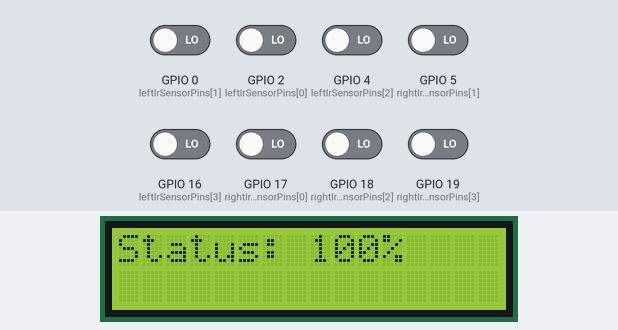
Simulated run of this sketch. Board: ESP32. On the bench: 16×2 character LCD. Inputs (shaded band) come from the test bench; at power-on: GPIO 0 (leftIrSensorPins[1]), GPIO 2 (leftIrSensorPins[0]), GPIO 4 (leftIrSensorPins[2]), GPIO 5 (rightIrSensorPins[1]), GPIO 16 (leftIrSensorPins[3]), GPIO 17 (rightIrSensorPins[0]), GPIO 18 (rightIrSensorPins[2]), GPIO 19 (rightIrSensorPins[3]) LOW. WiFi joins after 1.5 s; servers stay silent unless stated; random numbers use the default seed unless the sketch sets one; no MQTT or app messages arrive unless stated; what the sketch prints to the serial monitor is not drawn.

Above: at 2.8 s.
2.9 s: GPIO 0 (leftIrSensorPins[1]) driven HIGH
At 3.9 s:
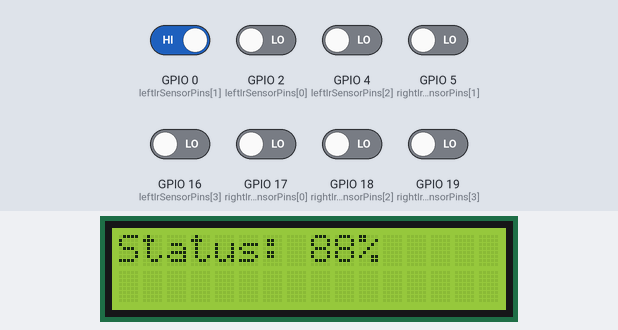
4.7 s: GPIO 2 (leftIrSensorPins[0]) driven HIGH
At 5.4 s:
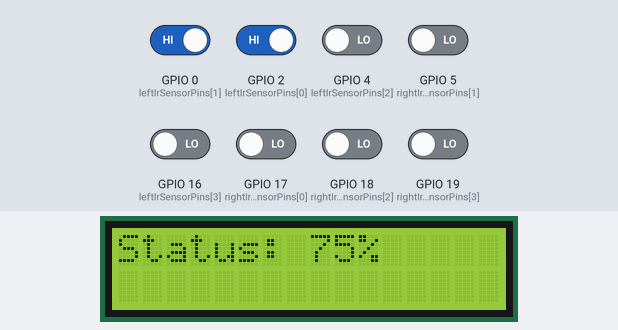
6.2 s: GPIO 4 (leftIrSensorPins[2]) driven HIGH
At 6.9 s:
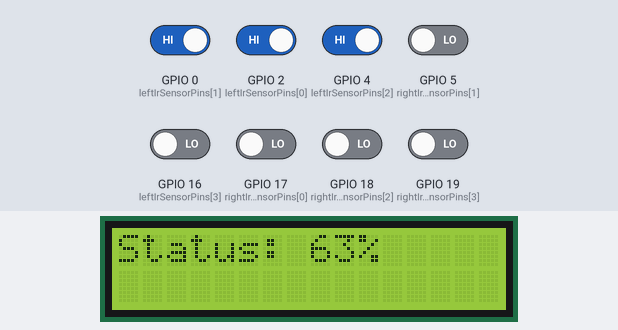
7.8 s: GPIO 5 (rightIrSensorPins[1]) driven HIGH
At 8.4 s:
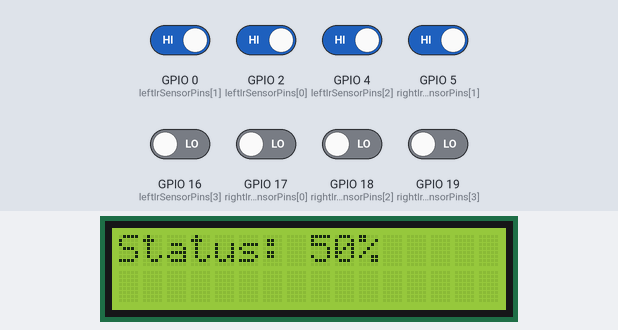
9.3 s: GPIO 16 (leftIrSensorPins[3]) driven HIGH
At 9.9 s:
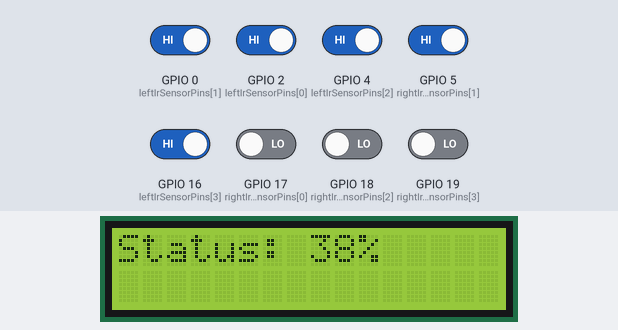
10.9 s: GPIO 17 (rightIrSensorPins[0]) driven HIGH
At 11.4 s:
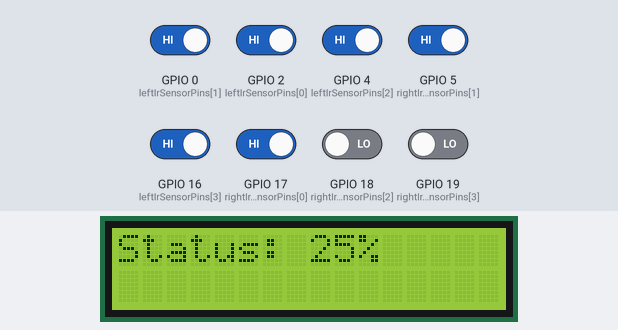
Timing chart, 0 to 13.4 s (numbered marks = the images above; inputs shaded):
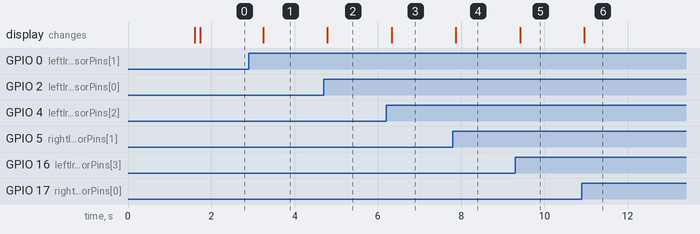

The sketch:

IR_l2c.ino
```cpp
#include <Wire.h>
#include <LiquidCrystal_I2C.h>
#include <TridentTD_LineNotify.h>
#include <WiFi.h>
#include <PubSubClient.h>

#define SSID        "Bin1"
#define PASSWORD    "12345678"
#define LINE_TOKEN  "HrmkzTI4mgOEpVH3eNLK41cEn1v7yZ61f5Fi4oGcqp7"
#define MQTT_SERVER "broker.hivemq.com"
#define MQTT_PORT   1883
const char *topic = "status/test";
unsigned long lastMsg = 0;

// Define the I2C address for the LCD
LiquidCrystal_I2C lcd(0x27, 16, 2);

WiFiClient espClient;
PubSubClient client(espClient);

// Define IR sensor pins for each side
const int leftIrSensorPins[] = {2, 0, 4, 16};   // Pins for the left side sensors
const int rightIrSensorPins[] = {17, 5, 18, 19}; // Pins for the right side sensors

void setup() {
  Serial.begin(9600);

  Serial.println();
  Serial.println(LINE.getVersion());

  WiFi.begin(SSID, PASSWORD);
  LINE.setToken(LINE_TOKEN);

  Serial.printf("WiFi connecting to %s\n", SSID);

  while (WiFi.status() != WL_CONNECTED) {
    Serial.print(".");
    delay(400);
  }
  client.setServer(MQTT_SERVER, MQTT_PORT);
  client.setCallback(callback);

  Serial.printf("\nWiFi connected\nIP : ");
  Serial.println(WiFi.localIP());
  // Initialize LCD
  lcd.begin();
  lcd.setCursor(0, 0);
  lcd.backlight();

  // Initialize IR sensors as inputs
  for (int i = 0; i < 4; i++) {
    pinMode(leftIrSensorPins[i], INPUT);
    pinMode(rightIrSensorPins[i], INPUT);
    digitalWrite(leftIrSensorPins[i], LOW);
    digitalWrite(rightIrSensorPins[i], LOW);
  }
}
void callback(char* topic, byte* payload, unsigned int length) {
  Serial.print("Message arrived [");
  Serial.print(topic);
  Serial.print("] ");
  for (int i = 0; i < length; i++) {
    Serial.print((char)payload[i]);
  }}
void reconnect() {
  while (!client.connected()) {
    Serial.print("Attempting MQTT connection...");
    String clientId = "ESP32Client-";
    clientId += String(random(0xffff), HEX);
    if (client.connect(clientId.c_str())) {
      Serial.println("Connected");
      client.publish("status/test", "Welcome");
      client.subscribe("status/test");
    } else {
      Serial.print("failed, rc=");
      Serial.print(client.state());
      Serial.println(" try again in 1 seconds");
      delay(1000);
    }}
}

void loop() {
  if (!client.connected()) {
    reconnect();
  }
  client.loop();
  // Read values from IR sensors on the left side
  int leftSensorValues[4];
  int leftSum = 0;
  for (int i = 0; i < 4; i++) {
    leftSensorValues[i] = digitalRead(leftIrSensorPins[i]);
    leftSum += leftSensorValues[i];
  }
  int leftAverageValue = (leftSum * 100) / 4; // Calculate average as a percentage

  // Read values from IR sensors on the right side
  int rightSensorValues[4];
  int rightSum = 0;
  for (int i = 0; i < 4; i++) {
    rightSensorValues[i] = digitalRead(rightIrSensorPins[i]);
    rightSum += rightSensorValues[i];
  }
  int rightAverageValue = (rightSum * 100) / 4; // Calculate average as a percentage

  // Calculate overall average
  int overallAverage = (leftAverageValue + rightAverageValue) / 2;

   // Invert the overallAverage value to represent it as 0% when full and 100% when not full
  overallAverage = 100 - overallAverage;

  unsigned long now = millis();
  if (now - lastMsg > 2000) { //perintah publish data
    lastMsg = now;

    String overallaverage = String(overallAverage);
    client.publish("status/test", overallaverage.c_str()); // publish temp topic /ThinkIOT/temp


  }
  // Display overall average on LCD
  lcd.clear();
  lcd.setCursor(0, 0);
  lcd.print("Status: ");
  lcd.print(overallAverage);
  lcd.print("%");


  // Check if overall average is 0%, if yes, send notification
  if (overallAverage == 100) {
    // Send notification to LINE Notify
    //TridentTD_LineNotify::send(LINE_TOKEN, "Trash Full");
    LINE.notify("Trash Full");
    delay(1000);
  }


  delay(500); // Update the display every 1 second (adjust as needed)
}
```

Measured:
- after the input at 2.9 s, the display: changes after 0.35 s (image 1)
- after the input at 4.7 s, the display: changes after 0.09 s (image 2)
- after the input at 6.2 s, the display: changes after 0.13 s (image 3)
- after the input at 7.8 s, the display: changes after 0.07 s (image 4)
- after the input at 9.3 s, the display: changes after 0.12 s (image 5)
- after the input at 10.9 s, the display: changes after 0.06 s (image 6)
